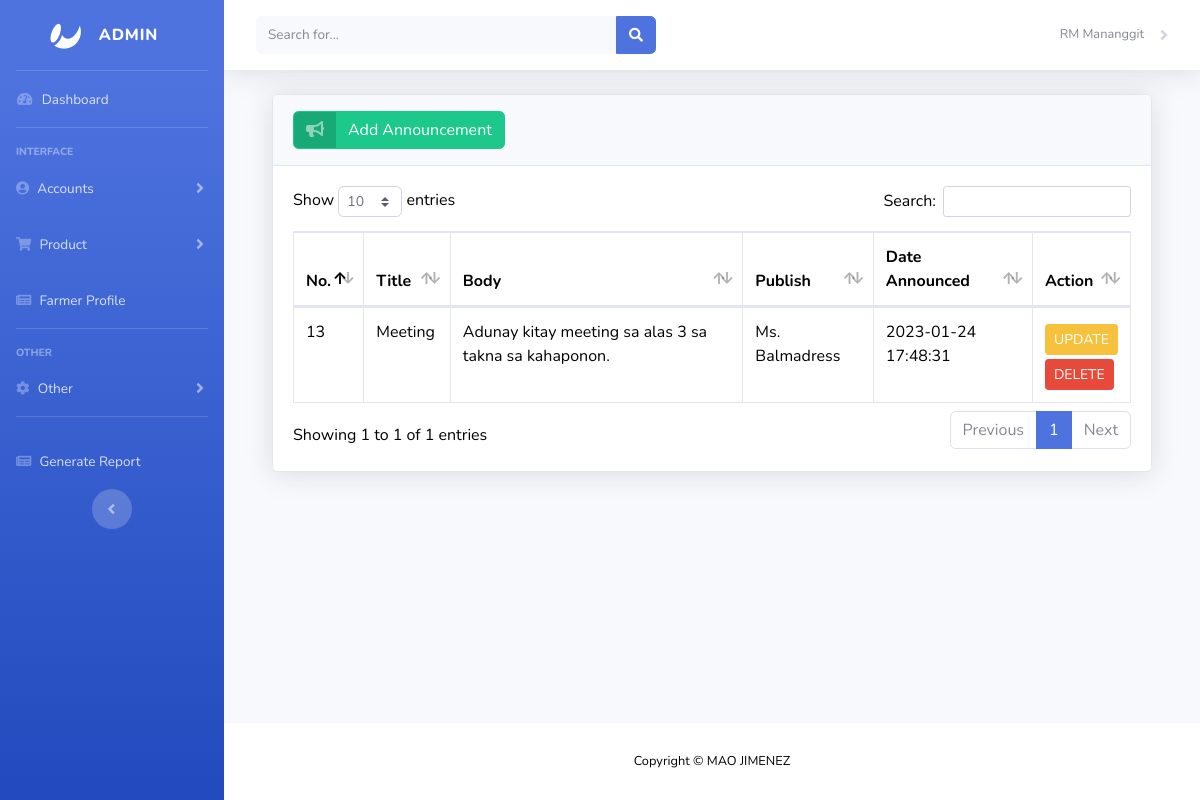
The app's page /admin/announcement.php (signed in) with its own data.
### tables this page shows
CREATE TABLE `announcement` (
  `ann_id` int(15) NOT NULL,
  `ann_title` varchar(50) NOT NULL,
  `ann_body` text NOT NULL,
  `ann_publish` varchar(50) NOT NULL,
  `ann_date` datetime NOT NULL
);

### admin/announcement.php (the view)
<?php include('authentication.php'); ?>
<?php include('includes/header.php');?>
<div class="container-fluid">
                    <div class="card shadow mb-4">
                        <div class="card-header py-3">
                        <a href="announcement_add.php" class="btn btn-success btn-icon-split">
                                        <span class="icon text-white-50">
                                        <i class="fas fa-bullhorn"></i>
                                        </span>
                                        <span class="text">Add Announcement</span>
                                    </a>
                        </div>
                        <div class="card-body">
                            <div class="table-responsive">
                                <table class="table table-bordered" id="dataTable" width="100%" cellspacing="0">
                                    <thead>
                                        <tr>
                                            <th>No.</th>
                                            <th>Title</th>
                                            <th>Body</th>
                                            <th>Publish</th>
                                            <th>Date Announced</th>
                                            <th>Action</th>
                                        </tr>
                                    </thead>
                                    <tbody>
                                    <?php
                            $query = "SELECT
                            announcement.*
                        FROM
                            announcement";
                            $query_run = mysqli_query($con, $query);
                            if(mysqli_num_rows($query_run) > 0)
                            {
                                foreach($query_run as $row)
                                {
                                    ?>
                                    <tr>
                                    <td><?= $row['ann_id']; ?></td>
                                        <td><?= $row['ann_title']; ?></td>
                                        <td><?= $row['ann_body']; ?></td>
                                        <td><?= $row['ann_publish']; ?></td>
                                        <td><?= $row['ann_date']; ?></td>
                                        <td>
<a href="announcement_edit.php?id=<?=$row['ann_id'];?>"  class="btn btn-warning btn-sm mt-1 ">UPDATE</a>
 <form action="code.php" method="POST">
  <button type="submit" name="ann_delete" value="<?=$row['ann_id']; ?>" class="btn btn-danger btn-sm mt-1">DELETE</button>
 </form>
                                </td>
                                    </tr>
                                    <?php
                                }
                            }
                            else
                            {
                            ?>
                                <tr>
                                    <td colspan="6">No Record Found</td>
                                </tr>
                            <?php
                            }
                            ?>
                                    </tbody>
                                </table>
                            </div>
                        </div>
                    </div>
                </div>
<?php include('includes/footer.php');?>

### admin/includes/header.php (shortened to what this page needs)
<!DOCTYPE html>
<html lang="en">
<head>
    <link href="vendor/fontawesome-free/css/all.min.css" rel="stylesheet" type="text/css">
    <link href="css/sb-admin-2.min.css" rel="stylesheet">
    <link href="css/custom.css" rel="stylesheet">
    <link rel="stylesheet" href="https://cdnjs.cloudflare.com/ajax/libs/bootstrap-datepicker/1.9.0/css/bootstrap-datepicker.min.css">
    <link rel="stylesheet" href="https://cdnjs.cloudflare.com/ajax/libs/font-awesome/4.7.0/css/font-awesome.min.css">
    <link href="vendor/datatables/dataTables.bootstrap4.min.css" rel="stylesheet">
</head>
<body>
<?php include('includes/sidebar.php');?>
<?php include('includes/nav-top.php');?>

### admin/includes/sidebar.php (shortened to what this page needs)
 <div id="wrapper">
<ul class="navbar-nav bg-gradient-primary sidebar sidebar-dark accordion" id="accordionSidebar">
    <a class="sidebar-brand d-flex align-items-center justify-content-center" href="index.php">
        <div class="sidebar-brand-icon rotate-n-15">
        <i class="fab fa-affiliatetheme"></i>
        </div>
        <div class="sidebar-brand-text mx-3">ADMIN</div>
    </a>
    <hr class="sidebar-divider my-0">
    <li class="nav-item">
        <a class="nav-link" href="index.php">
            <i class="fas fa-fw fa-tachometer-alt"></i>
            <span>Dashboard</span></a>
    </li>
    <hr class="sidebar-divider">
    <div class="sidebar-heading">
        Interface
    </div>
    <li class="nav-item">
        <a class="nav-link collapsed" href="#" data-toggle="collapse" data-target="#account"
            aria-expanded="true" aria-controls="account">
            <i class="fas fa-user-circle"></i>
            <span>Accounts</span>
        </a>
    </li>
    <li class="nav-item">
        <a class="nav-link collapsed" href="#" data-toggle="collapse" data-target="#collapseUtilities"
            aria-expanded="true" aria-controls="collapseUtilities">
            <i class="fas fa-shopping-cart"></i>
            <span>Product</span>
        </a>
    </li>
    <li class="nav-item">
        <a class="nav-link collapsed" href="farmer_account.php">
        <i class="fas fa-newspaper"></i>
            <span>Farmer Profile</span>
        </a>
    </li>
    <hr class="sidebar-divider">
    <div class="sidebar-heading">
        Other
    </div>
    <li class="nav-item">
        <a class="nav-link collapsed" href="#" data-toggle="collapse" data-target="#collapsePages"
            aria-expanded="true" aria-controls="collapsePages">
            <i class="fas fa-cog"></i>
            <span>Other</span>
        </a>
    </li>
    <hr class="sidebar-divider d-none d-md-block">
    <li class="nav-item">
        <a class="nav-link collapsed" href="#">
        <i class="fas fa-newspaper"></i>
            <span>Generate Report</span>
        </a>
    </li>
    <div class="text-center d-none d-md-inline">
        <button class="rounded-circle border-0" id="sidebarToggle"></button>
    </div>
</ul>

### admin/includes/nav-top.php (shortened to what this page needs)
  <div id="content-wrapper" class="d-flex flex-column">
<div id="content">
    <nav class="navbar navbar-expand navbar-light bg-white topbar mb-4 static-top shadow">
        <form
            class="d-none d-sm-inline-block form-inline mr-auto ml-md-3 my-2 my-md-0 mw-100 navbar-search">
            <div class="input-group">
                <input type="text" class="form-control bg-light border-0 small" placeholder="Search for..."
                    aria-label="Search" aria-describedby="basic-addon2">
                <div class="input-group-append">
                    <button class="btn btn-primary" type="button">
                        <i class="fas fa-search fa-sm"></i>
                    </button>
                </div>
            </div>
        </form>
        <ul class="navbar-nav ml-auto">
            <li class="nav-item dropdown">
                <a class="nav-link dropdown-toggle" href="#" id="userDropdown" role="button"
                    data-toggle="dropdown" aria-haspopup="true" aria-expanded="false">
                    <span class="mr-2 d-none d-lg-inline text-gray-600 small"> <?= $_SESSION['auth_user'] ['user_name'];  ?></span>
                </a>
            </li>
        </ul>
    </nav>
    <div class="container-fluid">

### admin/includes/footer.php (shortened to what this page needs)
</div>
            </div>
            <footer class="sticky-footer bg-white">
                <div class="container my-auto">
                    <div class="copyright text-center my-auto">
                        <span>Copyright &copy; MAO JIMENEZ</span>
                    </div>
                </div>
            </footer>
        </div>
    </div>
</body>
</html>

### admin/css/custom.css (style rules this page uses)
body { color: black; }

### records on screen
announcement: ann_id "13", ann_title "Meeting", ann_body "Adunay kitay meeting sa alas 3 sa takna sa kahaponon.", ann_publish "Ms. Balmadress", ann_date "2023-01-24 17:48:31"

### other values on screen
$_SESSION['auth_user'] ['user_name'] "RM Mananggit"
